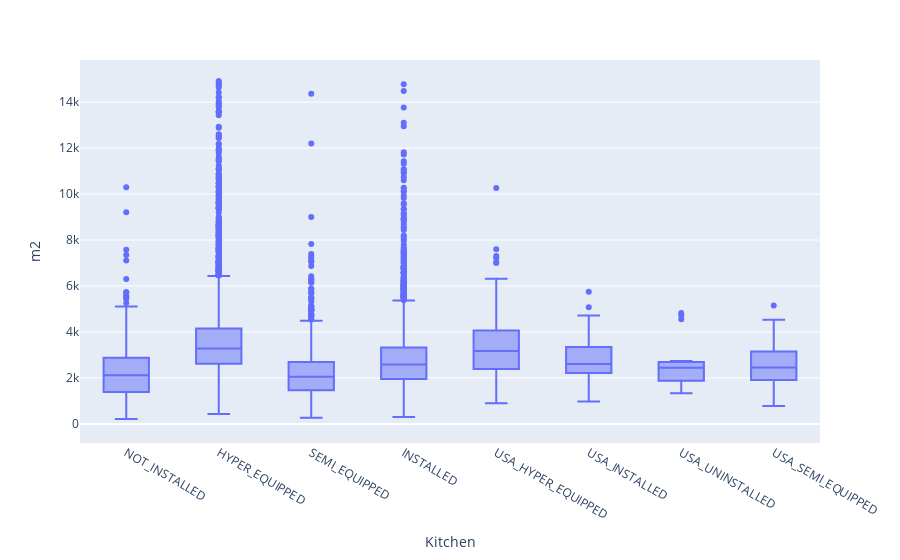

Notebook source saved alongside this figure:
### Markdown cell above
# Kitchen test

### Code cell
final_data = sale_data.sample(20000)
final_data.dropna(subset='LivingArea',inplace=True)
final_data["m2"] = final_data["Price"] / final_data["LivingArea"]
final_data = final_data.drop(final_data[final_data.m2 > 15000].index)
fig_kit = px.box(data_frame=final_data, y='m2', x='Kitchen',hover_data=[])
# fig_kit = px.scatter(data_frame=final_data, y='m2', color='Kitchen',title='Spread of the kitchen types according to the price per m². \nN = 10000')

fig_kit.show()
final_data.head()

### Figure 1 — Plotly figure (JSON) as saved in the notebook; plotly's stock layout.template omitted (floating-point values rounded to 4 significant figures; data arrays with more than 128 entries replaced by an {"elided": "..."} marker saying what was removed)
{"data": [{"alignmentgroup": "True", "hovertemplate": "Kitchen=%{x}<br>m2=%{y}<extra></extra>", "legendgroup": "", "marker": {"color": "#636efa"}, "name": "", "notched": false, "offsetgroup": "", "orientation": "v", "showlegend": false, "type": "box", "x": {"elided": "17775 str values"}, "x0": " ", "xaxis": "x", "y": {"elided": "17775 float values"}, "y0": " ", "yaxis": "y"}], "layout": {"boxmode": "group", "legend": {"tracegroupgap": 0}, "margin": {"t": 60}, "xaxis": {"anchor": "y", "domain": [0, 1], "title": {"text": "Kitchen"}}, "yaxis": {"anchor": "x", "domain": [0, 1], "title": {"text": "m2"}}}}
